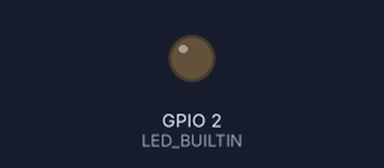
The sketch below on a simulated ESP8266 (NodeMCU). On the bench: output pins drawn as LEDs (lit = HIGH, except the on-board LED, lit = LOW).

Above: at 0.1 s.
Timing chart, 0 to 1.7 s (numbered marks = the images above):
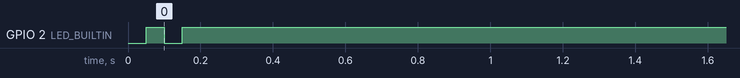

The sketch:

ESP8266_USBCode.ino
```cpp
// (licence header left out)
/* If optimizations cause problems, change them to -O0 (the default) */
#pragma GCC optimize("-Ofast")

#include <stdint.h>
#include <stdlib.h>
#include <string.h>
#include <Ticker.h>
#include <ESP8266WiFi.h>
#include "MiningJob.h"
#include "Settings.h"

#define CORE 1

void RestartESP() {
  ESP.reset();
}

// WDT Loop
// See lwdtcb() and lwdtFeed() below
Ticker lwdTimer;

unsigned long lwdCurrentMillis = 0;
unsigned long lwdTimeOutMillis = LWD_TIMEOUT;

void ICACHE_RAM_ATTR lwdtcb(void) {
  if ((millis() - lwdCurrentMillis > LWD_TIMEOUT) || (lwdTimeOutMillis - lwdCurrentMillis != LWD_TIMEOUT))
    RestartESP();
}

void lwdtFeed(void) {
  lwdCurrentMillis = millis();
  lwdTimeOutMillis = lwdCurrentMillis + LWD_TIMEOUT;
}

MiningJob *job[CORE];

void setup() {
    Serial.begin(SERIAL_BAUDRATE);
    Serial.setTimeout(10000);
    while (!Serial)
      ;
    Serial.flush();
    pinMode(LED_BUILTIN, OUTPUT);

    // turn off wifi
    WiFi.mode(WIFI_OFF);

    job[0] = new MiningJob(0);

    // Start the WDT watchdog
    lwdtFeed();
    lwdTimer.attach_ms(LWD_TIMEOUT, lwdtcb);

    // Fastest clock mode for 8266s
    system_update_cpu_freq(160);
    os_update_cpu_frequency(160);
    // Feed the watchdog
    lwdtFeed();

    job[0]->blink(BLINK_SETUP_COMPLETE);
}

void single_core_loop() {
    job[0]->mine();
    lwdtFeed();
}

void loop() {
  single_core_loop();
  delay(10);
}
```

Counter.h
```cpp
#ifndef _COUNTER_H_
#define _COUNTER_H_

#include <Arduino.h>
#include <string.h>

template <unsigned int max_digits>
class Counter {

public:
  Counter() { reset(); }

  void reset() {
    memset(buffer, '0', max_digits);
    buffer[max_digits] = '\0';
    val = 0;
    len = 1;
  }

  inline Counter &operator++() {
    inc_string(buffer + max_digits - 1);
    ++val;
    return *this;
  }

  inline operator unsigned int() const { return val; }
  inline const char *c_str() const { return buffer + max_digits - len; }
  inline size_t strlen() const { return len; }

protected:
  inline void inc_string(char *c) {
    // In theory, the line below should be uncommented to avoid writing outside the buffer. In practice however,
    // with max_digits set to 10 or more, we can fit all possible unsigned 32-bit integers in the buffer.
    // The check is skipped to gain a small extra speed improvement.
    // if (c >= buffer) return;

    if (*c < '9') {
      *c += 1;
    }
    else {
      *c = '0';
      inc_string(c - 1);
      len = max(max_digits - (c - buffer) + 1, len);
    }
  }

protected:
  char buffer[max_digits + 1];
  unsigned int val;
  size_t len;
};

#endif
```

DSHA1.h
```cpp
#ifndef DSHA1_H
#define DSHA1_H

#include <Arduino.h>

class DSHA1 {

public:
    static const size_t OUTPUT_SIZE = 20;

    DSHA1() {
        initialize(s);
    }

    DSHA1 &write(const unsigned char *data, size_t len) {
        size_t bufsize = bytes % 64;
        if (bufsize && bufsize + len >= 64) {
            memcpy(buf + bufsize, data, 64 - bufsize);
            bytes += 64 - bufsize;
            data += 64 - bufsize;
            transform(s, buf);
            bufsize = 0;
        }
        while (len >= 64) {
            transform(s, data);
            bytes += 64;
            data += 64;
            len -= 64;
        }
        if (len > 0) {
            memcpy(buf + bufsize, data, len);
            bytes += len;
        }
        return *this;
    }

    void finalize(unsigned char hash[OUTPUT_SIZE]) {
        const unsigned char pad[64] = {0x80};
        unsigned char sizedesc[8];
        writeBE64(sizedesc, bytes << 3);
        write(pad, 1 + ((119 - (bytes % 64)) % 64));
        write(sizedesc, 8);
        writeBE32(hash, s[0]);
        writeBE32(hash + 4, s[1]);
        writeBE32(hash + 8, s[2]);
        writeBE32(hash + 12, s[3]);
        writeBE32(hash + 16, s[4]);
    }

    DSHA1 &reset() {
        bytes = 0;
        initialize(s);
        return *this;
    }

    // Warmup the cache and get a boost in performance
    DSHA1 &warmup() {
        uint8_t warmup[20];
        this->write((uint8_t *)"warmupwarmupwa", 20).finalize(warmup);
        return *this;
    }

private:
    uint32_t s[5];
    unsigned char buf[64];
    uint64_t bytes;

    const uint32_t k1 = 0x5A827999ul;
    const uint32_t k2 = 0x6ED9EBA1ul;
    const uint32_t k3 = 0x8F1BBCDCul;
    const uint32_t k4 = 0xCA62C1D6ul;

    uint32_t inline f1(uint32_t b, uint32_t c, uint32_t d) { return d ^ (b & (c ^ d)); }
    uint32_t inline f2(uint32_t b, uint32_t c, uint32_t d) { return b ^ c ^ d; }
    uint32_t inline f3(uint32_t b, uint32_t c, uint32_t d) { return (b & c) | (d & (b | c)); }

    uint32_t inline left(uint32_t x) { return (x << 1) | (x >> 31); }

    void inline Round(uint32_t a, uint32_t &b, uint32_t c, uint32_t d, uint32_t &e,
                      uint32_t f, uint32_t k, uint32_t w) {
        e += ((a << 5) | (a >> 27)) + f + k + w;
        b = (b << 30) | (b >> 2);
    }

    void initialize(uint32_t s[5]) {
        s[0] = 0x67452301ul;
        s[1] = 0xEFCDAB89ul;
        s[2] = 0x98BADCFEul;
        s[3] = 0x10325476ul;
        s[4] = 0xC3D2E1F0ul;
    }

    void transform(uint32_t *s, const unsigned char *chunk) {
        uint32_t a = s[0], b = s[1], c = s[2], d = s[3], e = s[4];
        uint32_t w0, w1, w2, w3, w4, w5, w6, w7, w8, w9, w10, w11, w12, w13, w14, w15;

        Round(a, b, c, d, e, f1(b, c, d), k1, w0 = readBE32(chunk + 0));
        Round(e, a, b, c, d, f1(a, b, c), k1, w1 = readBE32(chunk + 4));
        Round(d, e, a, b, c, f1(e, a, b), k1, w2 = readBE32(chunk + 8));
        Round(c, d, e, a, b, f1(d, e, a), k1, w3 = readBE32(chunk + 12));
        Round(b, c, d, e, a, f1(c, d, e), k1, w4 = readBE32(chunk + 16));
        Round(a, b, c, d, e, f1(b, c, d), k1, w5 = readBE32(chunk + 20));
        Round(e, a, b, c, d, f1(a, b, c), k1, w6 = readBE32(chunk + 24));
        Round(d, e, a, b, c, f1(e, a, b), k1, w7 = readBE32(chunk + 28));
        Round(c, d, e, a, b, f1(d, e, a), k1, w8 = readBE32(chunk + 32));
        Round(b, c, d, e, a, f1(c, d, e), k1, w9 = readBE32(chunk + 36));
        Round(a, b, c, d, e, f1(b, c, d), k1, w10 = readBE32(chunk + 40));
        Round(e, a, b, c, d, f1(a, b, c), k1, w11 = readBE32(chunk + 44));
        Round(d, e, a, b, c, f1(e, a, b), k1, w12 = readBE32(chunk + 48));
        Round(c, d, e, a, b, f1(d, e, a), k1, w13 = readBE32(chunk + 52));
        Round(b, c, d, e, a, f1(c, d, e), k1, w14 = readBE32(chunk + 56));
        Round(a, b, c, d, e, f1(b, c, d), k1, w15 = readBE32(chunk + 60));

        Round(e, a, b, c, d, f1(a, b, c), k1, w0 = left(w0 ^ w13 ^ w8 ^ w2));
        Round(d, e, a, b, c, f1(e, a, b), k1, w1 = left(w1 ^ w14 ^ w9 ^ w3));
        Round(c, d, e, a, b, f1(d, e, a), k1, w2 = left(w2 ^ w15 ^ w10 ^ w4));
        Round(b, c, d, e, a, f1(c, d, e), k1, w3 = left(w3 ^ w0 ^ w11 ^ w5));
        Round(a, b, c, d, e, f2(b, c, d), k2, w4 = left(w4 ^ w1 ^ w12 ^ w6));
        Round(e, a, b, c, d, f2(a, b, c), k2, w5 = left(w5 ^ w2 ^ w13 ^ w7));
        Round(d, e, a, b, c, f2(e, a, b), k2, w6 = left(w6 ^ w3 ^ w14 ^ w8));
        Round(c, d, e, a, b, f2(d, e, a), k2, w7 = left(w7 ^ w4 ^ w15 ^ w9));
        Round(b, c, d, e, a, f2(c, d, e), k2, w8 = left(w8 ^ w5 ^ w0 ^ w10));
        Round(a, b, c, d, e, f2(b, c, d), k2, w9 = left(w9 ^ w6 ^ w1 ^ w11));
        Round(e, a, b, c, d, f2(a, b, c), k2, w10 = left(w10 ^ w7 ^ w2 ^ w12));
        Round(d, e, a, b, c, f2(e, a, b), k2, w11 = left(w11 ^ w8 ^ w3 ^ w13));
        Round(c, d, e, a, b, f2(d, e, a), k2, w12 = left(w12 ^ w9 ^ w4 ^ w14));
        Round(b, c, d, e, a, f2(c, d, e), k2, w13 = left(w13 ^ w10 ^ w5 ^ w15));
        Round(a, b, c, d, e, f2(b, c, d), k2, w14 = left(w14 ^ w11 ^ w6 ^ w0));
        Round(e, a, b, c, d, f2(a, b, c), k2, w15 = left(w15 ^ w12 ^ w7 ^ w1));

        Round(d, e, a, b, c, f2(e, a, b), k2, w0 = left(w0 ^ w13 ^ w8 ^ w2));
        Round(c, d, e, a, b, f2(d, e, a), k2, w1 = left(w1 ^ w14 ^ w9 ^ w3));
        Round(b, c, d, e, a, f2(c, d, e), k2, w2 = left(w2 ^ w15 ^ w10 ^ w4));
        Round(a, b, c, d, e, f2(b, c, d), k2, w3 = left(w3 ^ w0 ^ w11 ^ w5));
        Round(e, a, b, c, d, f2(a, b, c), k2, w4 = left(w4 ^ w1 ^ w12 ^ w6));
        Round(d, e, a, b, c, f2(e, a, b), k2, w5 = left(w5 ^ w2 ^ w13 ^ w7));
        Round(c, d, e, a, b, f2(d, e, a), k2, w6 = left(w6 ^ w3 ^ w14 ^ w8));
        Round(b, c, d, e, a, f2(c, d, e), k2, w7 = left(w7 ^ w4 ^ w15 ^ w9));
        Round(a, b, c, d, e, f3(b, c, d), k3, w8 = left(w8 ^ w5 ^ w0 ^ w10));
        Round(e, a, b, c, d, f3(a, b, c), k3, w9 = left(w9 ^ w6 ^ w1 ^ w11));
        Round(d, e, a, b, c, f3(e, a, b), k3, w10 = left(w10 ^ w7 ^ w2 ^ w12));
        Round(c, d, e, a, b, f3(d, e, a), k3, w11 = left(w11 ^ w8 ^ w3 ^ w13));
        Round(b, c, d, e, a, f3(c, d, e), k3, w12 = left(w12 ^ w9 ^ w4 ^ w14));
        Round(a, b, c, d, e, f3(b, c, d), k3, w13 = left(w13 ^ w10 ^ w5 ^ w15));
        Round(e, a, b, c, d, f3(a, b, c), k3, w14 = left(w14 ^ w11 ^ w6 ^ w0));
        Round(d, e, a, b, c, f3(e, a, b), k3, w15 = left(w15 ^ w12 ^ w7 ^ w1));

        Round(c, d, e, a, b, f3(d, e, a), k3, w0 = left(w0 ^ w13 ^ w8 ^ w2));
        Round(b, c, d, e, a, f3(c, d, e), k3, w1 = left(w1 ^ w14 ^ w9 ^ w3));
        Round(a, b, c, d, e, f3(b, c, d), k3, w2 = left(w2 ^ w15 ^ w10 ^ w4));
        Round(e, a, b, c, d, f3(a, b, c), k3, w3 = left(w3 ^ w0 ^ w11 ^ w5));
        Round(d, e, a, b, c, f3(e, a, b), k3, w4 = left(w4 ^ w1 ^ w12 ^ w6));
        Round(c, d, e, a, b, f3(d, e, a), k3, w5 = left(w5 ^ w2 ^ w13 ^ w7));
        Round(b, c, d, e, a, f3(c, d, e), k3, w6 = left(w6 ^ w3 ^ w14 ^ w8));
        Round(a, b, c, d, e, f3(b, c, d), k3, w7 = left(w7 ^ w4 ^ w15 ^ w9));
        Round(e, a, b, c, d, f3(a, b, c), k3, w8 = left(w8 ^ w5 ^ w0 ^ w10));
        Round(d, e, a, b, c, f3(e, a, b), k3, w9 = left(w9 ^ w6 ^ w1 ^ w11));
        Round(c, d, e, a, b, f3(d, e, a), k3, w10 = left(w10 ^ w7 ^ w2 ^ w12));
        Round(b, c, d, e, a, f3(c, d, e), k3, w11 = left(w11 ^ w8 ^ w3 ^ w13));
        Round(a, b, c, d, e, f2(b, c, d), k4, w12 = left(w12 ^ w9 ^ w4 ^ w14));
        Round(e, a, b, c, d, f2(a, b, c), k4, w13 = left(w13 ^ w10 ^ w5 ^ w15));
        Round(d, e, a, b, c, f2(e, a, b), k4, w14 = left(w14 ^ w11 ^ w6 ^ w0));
        Round(c, d, e, a, b, f2(d, e, a), k4, w15 = left(w15 ^ w12 ^ w7 ^ w1));

        Round(b, c, d, e, a, f2(c, d, e), k4, w0 = left(w0 ^ w13 ^ w8 ^ w2));
        Round(a, b, c, d, e, f2(b, c, d), k4, w1 = left(w1 ^ w14 ^ w9 ^ w3));
        Round(e, a, b, c, d, f2(a, b, c), k4, w2 = left(w2 ^ w15 ^ w10 ^ w4));
        Round(d, e, a, b, c, f2(e, a, b), k4, w3 = left(w3 ^ w0 ^ w11 ^ w5));
        Round(c, d, e, a, b, f2(d, e, a), k4, w4 = left(w4 ^ w1 ^ w12 ^ w6));
        Round(b, c, d, e, a, f2(c, d, e), k4, w5 = left(w5 ^ w2 ^ w13 ^ w7));
        Round(a, b, c, d, e, f2(b, c, d), k4, w6 = left(w6 ^ w3 ^ w14 ^ w8));
        Round(e, a, b, c, d, f2(a, b, c), k4, w7 = left(w7 ^ w4 ^ w15 ^ w9));
        Round(d, e, a, b, c, f2(e, a, b), k4, w8 = left(w8 ^ w5 ^ w0 ^ w10));
        Round(c, d, e, a, b, f2(d, e, a), k4, w9 = left(w9 ^ w6 ^ w1 ^ w11));
        Round(b, c, d, e, a, f2(c, d, e), k4, w10 = left(w10 ^ w7 ^ w2 ^ w12));
        Round(a, b, c, d, e, f2(b, c, d), k4, w11 = left(w11 ^ w8 ^ w3 ^ w13));
        Round(e, a, b, c, d, f2(a, b, c), k4, w12 = left(w12 ^ w9 ^ w4 ^ w14));
        Round(d, e, a, b, c, f2(e, a, b), k4, left(w13 ^ w10 ^ w5 ^ w15));
        Round(c, d, e, a, b, f2(d, e, a), k4, left(w14 ^ w11 ^ w6 ^ w0));
        Round(b, c, d, e, a, f2(c, d, e), k4, left(w15 ^ w12 ^ w7 ^ w1));

        s[0] += a;
        s[1] += b;
        s[2] += c;
        s[3] += d;
        s[4] += e;
    }

    uint32_t static inline readBE32(const unsigned char *ptr) {
        return __builtin_bswap32(*(uint32_t *)ptr);
    }

    void static inline writeBE32(unsigned char *ptr, uint32_t x) {
        *(uint32_t *)ptr = __builtin_bswap32(x);
    }

    void static inline writeBE64(unsigned char *ptr, uint64_t x) {
        *(uint64_t *)ptr = __builtin_bswap64(x);
    }
};
#endif
```

Settings.h
```cpp
// Settings.h
#ifndef SETTINGS_H
#define SETTINGS_H

// Comment out the line below if you wish to disable LED blinking
#define LED_BLINKING

// Comment out the line below if you wish to disable Serial printing
#define SERIAL_PRINTING

// Edit the line below if you wish to change the serial speed (low values may reduce performance but are less prone to interference)
#define SERIAL_BAUDRATE 115200

// ESP8266 WDT loop watchdog. Do not edit this value, but if you must - do not set it too low or it will falsely trigger during mining!
#define LWD_TIMEOUT 30000

#define LED_BUILTIN 2

#define BLINK_SETUP_COMPLETE 2

extern unsigned int difficulty = 0;
#endif  // End of SETTINGS_H
```

Source omitted: MiningJob.h (6767 bytes)
